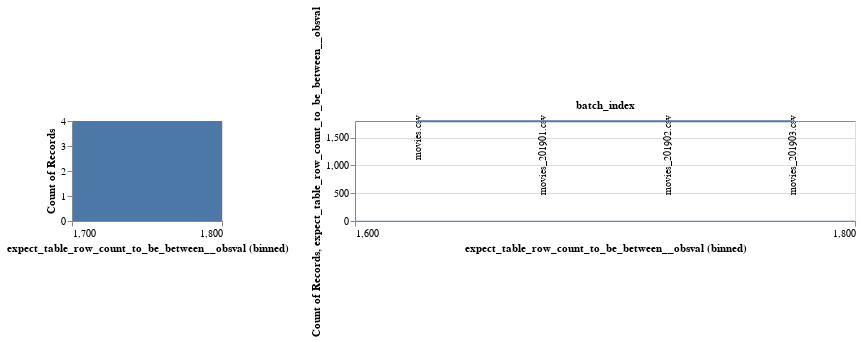

The notebook cell saved with this chart:
### Code cell
def create_plots(metrics_df, col):
    bars = alt.Chart(metrics_df).mark_bar().encode(
        alt.X(col, bin=True),
        y='count()',
    )
    
    lines = alt.Chart(metrics_df).mark_line().encode(
        x='batch_index',
        y=col,
    )

    # text = lines.mark_text(align='left', dx=5, dy=-5).encode(
    #     text=alt.condition(nearest, 'y:Q', alt.value(' '))
    # )

    layer = alt.layer(
        bars, lines
    ).properties(
        width=500,
        height=100
    )


    chart2 = alt.Chart(metrics_df).mark_bar().encode(
        y='count()',
        x=alt.Y(col+':Q', bin=alt.Bin(maxbins=30)),
    #     color='species:N'
    ).properties(
        height=100,
        width=150
    )

    return( chart2 | layer )
#     return layer
#     display(chart2 | layer)
create_plots(metrics_df, "expect_table_row_count_to_be_between__obsval")

### Figure 1 — Vega-Lite specification as saved in the notebook (floating-point values rounded to 4 significant figures)
{"$schema": "https://vega.github.io/schema/vega-lite/v3.3.0.json", "config": {"mark": {"tooltip": null}, "view": {"height": 300, "width": 400}}, "data": {"name": "data-e36f6e7ad1605cc7fc7208cb295caee7"}, "datasets": {"data-e36f6e7ad1605cc7fc7208cb295caee7": [{"batch_index": "movies.csv", "binary__expect_column_proportion_of_unique_values_to_be_between__obsval": 0.001115, "binary__expect_column_unique_value_count_to_be_between__obsval": 2, "binary__expect_column_values_to_be_in_set__unexp": 1, "budget_2013$__expect_column_max_to_be_between__obsval": 461435929, "budget_2013$__expect_column_mean_to_be_between__obsval": 55460000.0, "budget_2013$__expect_column_median_to_be_between__obsval": 36995786, "budget_2013$__expect_column_min_to_be_between__obsval": 8632, "budget_2013$__expect_column_proportion_of_unique_values_to_be_between__obsval": 0.6622, "budget_2013$__expect_column_stdev_to_be_between__obsval": 54920000.0, "budget_2013$__expect_column_unique_value_count_to_be_between__obsval": 1188, "budget_2013$__expect_column_values_to_be_in_set__unexp": 1, "budget__expect_column_max_to_be_between__obsval": 425000000, "budget__expect_column_mean_to_be_between__obsval": 44830000.0, "budget__expect_column_median_to_be_between__obsval": 28000000, "budget__expect_column_min_to_be_between__obsval": 7000, "budget__expect_column_proportion_of_unique_values_to_be_between__obsval": 0.1516, "budget__expect_column_stdev_to_be_between__obsval": 48190000.0, "budget__expect_column_unique_value_count_to_be_between__obsval": 272, "budget__expect_column_values_to_be_in_set__unexp": 1, "clean_test__expect_column_proportion_of_unique_values_to_be_between__obsval": 0.002787, "clean_test__expect_column_unique_value_count_to_be_between__obsval": 5, "clean_test__expect_column_values_to_be_in_set__unexp": 1, "code__expect_column_proportion_of_unique_values_to_be_between__obsval": 0.04738, "code__expect_column_unique_value_count_to_be_between__obsval": 85, "code__expect_column_values_to_be_in_set__unexp": 1, "decade code__expect_column_proportion_of_unique_values_to_be_between__obsval": 0.001858, "decade code__expect_column_unique_value_count_to_be_between__obsval": 3, "decade code__expect_column_values_to_be_in_set__unexp": 0.9002, "decade code__expect_column_values_to_not_be_null__unexp": 0.09978, "domgross_2013$__expect_column_max_to_be_between__obsval": 1771682790, "domgross_2013$__expect_column_mean_to_be_between__obsval": 95170000.0, "domgross_2013$__expect_column_median_to_be_between__obsval": 55990000.0, "domgross_2013$__expect_column_min_to_be_between__obsval": 899, "domgross_2013$__expect_column_proportion_of_unique_values_to_be_between__obsval": 0.9994, "domgross_2013$__expect_column_unique_value_count_to_be_between__obsval": 1775, "domgross_2013$__expect_column_values_to_be_in_set__unexp": 0.99, "domgross_2013$__expect_column_values_to_not_be_null__unexp": 0.01003, "domgross__expect_column_max_to_be_between__obsval": 760507625, "domgross__expect_column_mean_to_be_between__obsval": 69130000.0, "domgross__expect_column_median_to_be_between__obsval": 42194060, "domgross__expect_column_proportion_of_unique_values_to_be_between__obsval": 0.9848, "domgross__expect_column_unique_value_count_to_be_between__obsval": 1750, "domgross__expect_column_values_to_be_in_set__unexp": 0.9905, "domgross__expect_column_values_to_not_be_null__unexp": 0.009476, "expect_table_row_count_to_be_between__obsval": 1794, "imdb__expect_column_proportion_of_unique_values_to_be_between__obsval": 1, "imdb__expect_column_unique_value_count_to_be_between__obsval": 1794, "imdb__expect_column_values_to_be_in_set__unexp": 1, "intgross_2013$__expect_column_max_to_be_between__obsval": 3171930973, "intgross_2013$__expect_column_mean_to_be_between__obsval": 197800000.0, "intgross_2013$__expect_column_median_to_be_between__obsval": 96239640, "intgross_2013$__expect_column_min_to_be_between__obsval": 899, "intgross_2013$__expect_column_proportion_of_unique_values_to_be_between__obsval": 0.9994, "intgross_2013$__expect_column_unique_value_count_to_be_between__obsval": 1782, "intgross_2013$__expect_column_values_to_be_in_set__unexp": 0.9939, "intgross_2013$__expect_column_values_to_not_be_null__unexp": 0.006132, "intgross__expect_column_max_to_be_between__obsval": 2783918982, "intgross__expect_column_mean_to_be_between__obsval": 150400000.0, "intgross__expect_column_median_to_be_between__obsval": 76482461, "intgross__expect_column_min_to_be_between__obsval": 828, "intgross__expect_column_proportion_of_unique_values_to_be_between__obsval": 0.9849, "intgross__expect_column_unique_value_count_to_be_between__obsval": 1756, "intgross__expect_column_values_to_be_in_set__unexp": 0.9939, "intgross__expect_column_values_to_not_be_null__unexp": 0.006132, "period code__expect_column_proportion_of_unique_values_to_be_between__obsval": 0.003096, "period code__expect_column_unique_value_count_to_be_between__obsval": 5, "period code__expect_column_values_to_be_in_set__unexp": 0.9002, "period code__expect_column_values_to_not_be_null__unexp": 0.09978, "test__expect_column_proportion_of_unique_values_to_be_between__obsval": 0.005574, "test__expect_column_unique_value_count_to_be_between__obsval": 10, "test__expect_column_values_to_be_in_set__unexp": 1, "title__expect_column_proportion_of_unique_values_to_be_between__obsval": 0.9855, "title__expect_column_unique_value_count_to_be_between__obsval": 1768, "title__expect_column_values_to_be_in_set__unexp": 1, "year__expect_column_max_to_be_between__obsval": 2013, "year__expect_column_mean_to_be_between__obsval": 2003.0, "year__expect_column_median_to_be_between__obsval": 2005, "year__expect_column_min_to_be_between__obsval": 1970, "year__expect_column_proportion_of_unique_values_to_be_between__obsval": 0.02453, "year__expect_column_stdev_to_be_between__obsval": 8.98, "year__expect_column_unique_value_count_to_be_between__obsval": 44, "year__expect_column_values_to_be_in_set__unexp": 1}, {"batch_index": "movies_201901.csv", "binary__expect_column_proportion_of_unique_values_to_be_between__obsval": 0.001115, "binary__expect_column_unique_value_count_to_be_between__obsval": 2, "binary__expect_column_values_to_be_in_set__unexp": 1, "budget_2013$__expect_column_max_to_be_between__obsval": 461435929, "budget_2013$__expect_column_mean_to_be_between__obsval": 55460000.0, "budget_2013$__expect_column_median_to_be_between__obsval": 36995786, "budget_2013$__expect_column_min_to_be_between__obsval": 8632, "budget_2013$__expect_column_proportion_of_unique_values_to_be_between__obsval": 0.6622, "budget_2013$__expect_column_stdev_to_be_between__obsval": 54920000.0, "budget_2013$__expect_column_unique_value_count_to_be_between__obsval": 1188, "budget_2013$__expect_column_values_to_be_in_set__unexp": 1, "budget__expect_column_max_to_be_between__obsval": 425000000, "budget__expect_column_mean_to_be_between__obsval": 44830000.0, "budget__expect_column_median_to_be_between__obsval": 28000000, "budget__expect_column_min_to_be_between__obsval": 7000, "budget__expect_column_proportion_of_unique_values_to_be_between__obsval": 0.1516, "budget__expect_column_stdev_to_be_between__obsval": 48190000.0, "budget__expect_column_unique_value_count_to_be_between__obsval": 272, "budget__expect_column_values_to_be_in_set__unexp": 1, "clean_test__expect_column_proportion_of_unique_values_to_be_between__obsval": 0.002787, "clean_test__expect_column_unique_value_count_to_be_between__obsval": 5, "clean_test__expect_column_values_to_be_in_set__unexp": 1, "code__expect_column_proportion_of_unique_values_to_be_between__obsval": 0.04738, "code__expect_column_unique_value_count_to_be_between__obsval": 85, "code__expect_column_values_to_be_in_set__unexp": 1, "decade code__expect_column_proportion_of_unique_values_to_be_between__obsval": 0.001858, "decade code__expect_column_unique_value_count_to_be_between__obsval": 3, "decade code__expect_column_values_to_be_in_set__unexp": 0.9002, "decade code__expect_column_values_to_not_be_null__unexp": 0.09978, "domgross_2013$__expect_column_max_to_be_between__obsval": 1771682790, "domgross_2013$__expect_column_mean_to_be_between__obsval": 95170000.0, "domgross_2013$__expect_column_median_to_be_between__obsval": 55990000.0, "domgross_2013$__expect_column_min_to_be_between__obsval": 899, "domgross_2013$__expect_column_proportion_of_unique_values_to_be_between__obsval": 0.9994, "domgross_2013$__expect_column_unique_value_count_to_be_between__obsval": 1775, "domgross_2013$__expect_column_values_to_be_in_set__unexp": 0.99, "domgross_2013$__expect_column_values_to_not_be_null__unexp": 0.01003, "domgross__expect_column_max_to_be_between__obsval": 760507625, "domgross__expect_column_mean_to_be_between__obsval": 69130000.0, "domgross__expect_column_median_to_be_between__obsval": 42194060, "domgross__expect_column_proportion_of_unique_values_to_be_between__obsval": 0.9848, "domgross__expect_column_unique_value_count_to_be_between__obsval": 1750, "domgross__expect_column_values_to_be_in_set__unexp": 0.9905, "domgross__expect_column_values_to_not_be_null__unexp": 0.009476, "expect_table_row_count_to_be_between__obsval": 1794, "imdb__expect_column_proportion_of_unique_values_to_be_between__obsval": 1, "imdb__expect_column_unique_value_count_to_be_between__obsval": 1794, "imdb__expect_column_values_to_be_in_set__unexp": 1, "intgross_2013$__expect_column_max_to_be_between__obsval": 3171930973, "intgross_2013$__expect_column_mean_to_be_between__obsval": 197800000.0, "intgross_2013$__expect_column_median_to_be_between__obsval": 96239640, "intgross_2013$__expect_column_min_to_be_between__obsval": 899, "intgross_2013$__expect_column_proportion_of_unique_values_to_be_between__obsval": 0.9994, "intgross_2013$__expect_column_unique_value_count_to_be_between__obsval": 1782, "intgross_2013$__expect_column_values_to_be_in_set__unexp": 0.9939, "intgross_2013$__expect_column_values_to_not_be_null__unexp": 0.006132, "intgross__expect_column_max_to_be_between__obsval": 2783918982, "intgross__expect_column_mean_to_be_between__obsval": 150400000.0, "intgross__expect_column_median_to_be_between__obsval": 76482461, "intgross__expect_column_min_to_be_between__obsval": 828, "intgross__expect_column_proportion_of_unique_values_to_be_between__obsval": 0.9849, "intgross__expect_column_unique_value_count_to_be_between__obsval": 1756, "intgross__expect_column_values_to_be_in_set__unexp": 0.9939, "intgross__expect_column_values_to_not_be_null__unexp": 0.006132, "period code__expect_column_proportion_of_unique_values_to_be_between__obsval": 0.003096, "period code__expect_column_unique_value_count_to_be_between__obsval": 5, "period code__expect_column_values_to_be_in_set__unexp": 0.9002, "period code__expect_column_values_to_not_be_null__unexp": 0.09978, "test__expect_column_proportion_of_unique_values_to_be_between__obsval": 0.005574, "test__expect_column_unique_value_count_to_be_between__obsval": 10, "test__expect_column_values_to_be_in_set__unexp": 1, "title__expect_column_proportion_of_unique_values_to_be_between__obsval": 0.9855, "title__expect_column_unique_value_count_to_be_between__obsval": 1768, "title__expect_column_values_to_be_in_set__unexp": 1, "year__expect_column_max_to_be_between__obsval": 2013, "year__expect_column_mean_to_be_between__obsval": 2003.0, "year__expect_column_median_to_be_between__obsval": 2005, "year__expect_column_min_to_be_between__obsval": 1970, "year__expect_column_proportion_of_unique_values_to_be_between__obsval": 0.02453, "year__expect_column_stdev_to_be_between__obsval": 8.98, "year__expect_column_unique_value_count_to_be_between__obsval": 44, "year__expect_column_values_to_be_in_set__unexp": 1}, {"batch_index": "movies_201902.csv", "binary__expect_column_proportion_of_unique_values_to_be_between__obsval": 0.001115, "binary__expect_column_unique_value_count_to_be_between__obsval": 2, "binary__expect_column_values_to_be_in_set__unexp": 1, "budget_2013$__expect_column_max_to_be_between__obsval": 461435929, "budget_2013$__expect_column_mean_to_be_between__obsval": 55460000.0, "budget_2013$__expect_column_median_to_be_between__obsval": 36995786, "budget_2013$__expect_column_min_to_be_between__obsval": 8632, "budget_2013$__expect_column_proportion_of_unique_values_to_be_between__obsval": 0.6622, "budget_2013$__expect_column_stdev_to_be_between__obsval": 54920000.0, "budget_2013$__expect_column_unique_value_count_to_be_between__obsval": 1188, "budget_2013$__expect_column_values_to_be_in_set__unexp": 1, "budget__expect_column_max_to_be_between__obsval": 425000000, "budget__expect_column_mean_to_be_between__obsval": 44830000.0, "budget__expect_column_median_to_be_between__obsval": 28000000, "budget__expect_column_min_to_be_between__obsval": 7000, "budget__expect_column_proportion_of_unique_values_to_be_between__obsval": 0.1516, "budget__expect_column_stdev_to_be_between__obsval": 48190000.0, "budget__expect_column_unique_value_count_to_be_between__obsval": 272, "budget__expect_column_values_to_be_in_set__unexp": 1, "clean_test__expect_column_proportion_of_unique_values_to_be_between__obsval": 0.002787, "clean_test__expect_column_unique_value_count_to_be_between__obsval": 5, "clean_test__expect_column_values_to_be_in_set__unexp": 1, "code__expect_column_proportion_of_unique_values_to_be_between__obsval": 0.04738, "code__expect_column_unique_value_count_to_be_between__obsval": 85, "code__expect_column_values_to_be_in_set__unexp": 1, "decade code__expect_column_proportion_of_unique_values_to_be_between__obsval": 0.001858, "decade code__expect_column_unique_value_count_to_be_between__obsval": 3, "decade code__expect_column_values_to_be_in_set__unexp": 0.9002, "decade code__expect_column_values_to_not_be_null__unexp": 0.09978, "domgross_2013$__expect_column_max_to_be_between__obsval": 1771682790, "domgross_2013$__expect_column_mean_to_be_between__obsval": 95170000.0, "domgross_2013$__expect_column_median_to_be_between__obsval": 55990000.0, "domgross_2013$__expect_column_min_to_be_between__obsval": 899, "domgross_2013$__expect_column_proportion_of_unique_values_to_be_between__obsval": 0.9994, "domgross_2013$__expect_column_unique_value_count_to_be_between__obsval": 1775, "domgross_2013$__expect_column_values_to_be_in_set__unexp": 0.99, "domgross_2013$__expect_column_values_to_not_be_null__unexp": 0.01003, "domgross__expect_column_max_to_be_between__obsval": 760507625, "domgross__expect_column_mean_to_be_between__obsval": 69130000.0, "domgross__expect_column_median_to_be_between__obsval": 42194060, "domgross__expect_column_proportion_of_unique_values_to_be_between__obsval": 0.9848, "domgross__expect_column_unique_value_count_to_be_between__obsval": 1750, "domgross__expect_column_values_to_be_in_set__unexp": 0.9905, "domgross__expect_column_values_to_not_be_null__unexp": 0.009476, "expect_table_row_count_to_be_between__obsval": 1794, "imdb__expect_column_proportion_of_unique_values_to_be_between__obsval": 1, "imdb__expect_column_unique_value_count_to_be_between__obsval": 1794, "imdb__expect_column_values_to_be_in_set__unexp": 1, "intgross_2013$__expect_column_max_to_be_between__obsval": 3171930973, "intgross_2013$__expect_column_mean_to_be_between__obsval": 197800000.0, "intgross_2013$__expect_column_median_to_be_between__obsval": 96239640, "intgross_2013$__expect_column_min_to_be_between__obsval": 899, "intgross_2013$__expect_column_proportion_of_unique_values_to_be_between__obsval": 0.9994, "intgross_2013$__expect_column_unique_value_count_to_be_between__obsval": 1782, "intgross_2013$__expect_column_values_to_be_in_set__unexp": 0.9939, "intgross_2013$__expect_column_values_to_not_be_null__unexp": 0.006132, "intgross__expect_column_max_to_be_between__obsval": 2783918982, "intgross__expect_column_mean_to_be_between__obsval": 150400000.0, "intgross__expect_column_median_to_be_between__obsval": 76482461, "intgross__expect_column_min_to_be_between__obsval": 828, "intgross__expect_column_proportion_of_unique_values_to_be_between__obsval": 0.9849, "intgross__expect_column_unique_value_count_to_be_between__obsval": 1756, "intgross__expect_column_values_to_be_in_set__unexp": 0.9939, "intgross__expect_column_values_to_not_be_null__unexp": 0.006132, "period code__expect_column_proportion_of_unique_values_to_be_between__obsval": 0.003096, "period code__expect_column_unique_value_count_to_be_between__obsval": 5, "period code__expect_column_values_to_be_in_set__unexp": 0.9002, "period code__expect_column_values_to_not_be_null__unexp": 0.09978, "test__expect_column_proportion_of_unique_values_to_be_between__obsval": 0.005574, "test__expect_column_unique_value_count_to_be_between__obsval": 10, "test__expect_column_values_to_be_in_set__unexp": 1, "title__expect_column_proportion_of_unique_values_to_be_between__obsval": 0.9855, "title__expect_column_unique_value_count_to_be_between__obsval": 1768, "title__expect_column_values_to_be_in_set__unexp": 1, "year__expect_column_max_to_be_between__obsval": 2013, "year__expect_column_mean_to_be_between__obsval": 2003.0, "year__expect_column_median_to_be_between__obsval": 2005, "year__expect_column_min_to_be_between__obsval": 1970, "year__expect_column_proportion_of_unique_values_to_be_between__obsval": 0.02453, "year__expect_column_stdev_to_be_between__obsval": 8.98, "year__expect_column_unique_value_count_to_be_between__obsval": 44, "year__expect_column_values_to_be_in_set__unexp": 1}, {"batch_index": "movies_201903.csv", "binary__expect_column_proportion_of_unique_values_to_be_between__obsval": 0.001115, "binary__expect_column_unique_value_count_to_be_between__obsval": 2, "binary__expect_column_values_to_be_in_set__unexp": 1, "budget_2013$__expect_column_max_to_be_between__obsval": 461435929, "budget_2013$__expect_column_mean_to_be_between__obsval": 55460000.0, "budget_2013$__expect_column_median_to_be_between__obsval": 36995786, "budget_2013$__expect_column_min_to_be_between__obsval": 8632, "budget_2013$__expect_column_proportion_of_unique_values_to_be_between__obsval": 0.6622, "budget_2013$__expect_column_stdev_to_be_between__obsval": 54920000.0, "budget_2013$__expect_column_unique_value_count_to_be_between__obsval": 1188, "budget_2013$__expect_column_values_to_be_in_set__unexp": 1, "budget__expect_column_max_to_be_between__obsval": 425000000, "budget__expect_column_mean_to_be_between__obsval": 44830000.0, "budget__expect_column_median_to_be_between__obsval": 28000000, "budget__expect_column_min_to_be_between__obsval": 7000, "budget__expect_column_proportion_of_unique_values_to_be_between__obsval": 0.1516, "budget__expect_column_stdev_to_be_between__obsval": 48190000.0, "budget__expect_column_unique_value_count_to_be_between__obsval": 272, "budget__expect_column_values_to_be_in_set__unexp": 1, "clean_test__expect_column_proportion_of_unique_values_to_be_between__obsval": 0.002787, "clean_test__expect_column_unique_value_count_to_be_between__obsval": 5, "clean_test__expect_column_values_to_be_in_set__unexp": 1, "code__expect_column_proportion_of_unique_values_to_be_between__obsval": 0.04738, "code__expect_column_unique_value_count_to_be_between__obsval": 85, "code__expect_column_values_to_be_in_set__unexp": 1, "decade code__expect_column_proportion_of_unique_values_to_be_between__obsval": 0.001858, "decade code__expect_column_unique_value_count_to_be_between__obsval": 3, "decade code__expect_column_values_to_be_in_set__unexp": 0.9002, "decade code__expect_column_values_to_not_be_null__unexp": 0.09978, "domgross_2013$__expect_column_max_to_be_between__obsval": 1771682790, "domgross_2013$__expect_column_mean_to_be_between__obsval": 95170000.0, "domgross_2013$__expect_column_median_to_be_between__obsval": 55990000.0, "domgross_2013$__expect_column_min_to_be_between__obsval": 899, "domgross_2013$__expect_column_proportion_of_unique_values_to_be_between__obsval": 0.9994, "domgross_2013$__expect_column_unique_value_count_to_be_between__obsval": 1775, "domgross_2013$__expect_column_values_to_be_in_set__unexp": 0.99, "domgross_2013$__expect_column_values_to_not_be_null__unexp": 0.01003, "domgross__expect_column_max_to_be_between__obsval": 760507625, "domgross__expect_column_mean_to_be_between__obsval": 69130000.0, "domgross__expect_column_median_to_be_between__obsval": 42194060, "domgross__expect_column_proportion_of_unique_values_to_be_between__obsval": 0.9848, "domgross__expect_column_unique_value_count_to_be_between__obsval": 1750, "domgross__expect_column_values_to_be_in_set__unexp": 0.9905, "domgross__expect_column_values_to_not_be_null__unexp": 0.009476, "expect_table_row_count_to_be_between__obsval": 1794, "imdb__expect_column_proportion_of_unique_values_to_be_between__obsval": 1, "imdb__expect_column_unique_value_count_to_be_between__obsval": 1794, "imdb__expect_column_values_to_be_in_set__unexp": 1, "intgross_2013$__expect_column_max_to_be_between__obsval": 3171930973, "intgross_2013$__expect_column_mean_to_be_between__obsval": 197800000.0, "intgross_2013$__expect_column_median_to_be_between__obsval": 96239640, "intgross_2013$__expect_column_min_to_be_between__obsval": 899, "intgross_2013$__expect_column_proportion_of_unique_values_to_be_between__obsval": 0.9994, "intgross_2013$__expect_column_unique_value_count_to_be_between__obsval": 1782, "intgross_2013$__expect_column_values_to_be_in_set__unexp": 0.9939, "intgross_2013$__expect_column_values_to_not_be_null__unexp": 0.006132, "intgross__expect_column_max_to_be_between__obsval": 2783918982, "intgross__expect_column_mean_to_be_between__obsval": 150400000.0, "intgross__expect_column_median_to_be_between__obsval": 76482461, "intgross__expect_column_min_to_be_between__obsval": 828, "intgross__expect_column_proportion_of_unique_values_to_be_between__obsval": 0.9849, "intgross__expect_column_unique_value_count_to_be_between__obsval": 1756, "intgross__expect_column_values_to_be_in_set__unexp": 0.9939, "intgross__expect_column_values_to_not_be_null__unexp": 0.006132, "period code__expect_column_proportion_of_unique_values_to_be_between__obsval": 0.003096, "period code__expect_column_unique_value_count_to_be_between__obsval": 5, "period code__expect_column_values_to_be_in_set__unexp": 0.9002, "period code__expect_column_values_to_not_be_null__unexp": 0.09978, "test__expect_column_proportion_of_unique_values_to_be_between__obsval": 0.005574, "test__expect_column_unique_value_count_to_be_between__obsval": 10, "test__expect_column_values_to_be_in_set__unexp": 1, "title__expect_column_proportion_of_unique_values_to_be_between__obsval": 0.9855, "title__expect_column_unique_value_count_to_be_between__obsval": 1768, "title__expect_column_values_to_be_in_set__unexp": 1, "year__expect_column_max_to_be_between__obsval": 2013, "year__expect_column_mean_to_be_between__obsval": 2003.0, "year__expect_column_median_to_be_between__obsval": 2005, "year__expect_column_min_to_be_between__obsval": 1970, "year__expect_column_proportion_of_unique_values_to_be_between__obsval": 0.02453, "year__expect_column_stdev_to_be_between__obsval": 8.98, "year__expect_column_unique_value_count_to_be_between__obsval": 44, "year__expect_column_values_to_be_in_set__unexp": 1}]}, "hconcat": [{"encoding": {"x": {"bin": {"maxbins": 30}, "field": "expect_table_row_count_to_be_between__obsval", "type": "quantitative"}, "y": {"aggregate": "count", "type": "quantitative"}}, "height": 100, "mark": "bar", "width": 150}, {"height": 100, "layer": [{"encoding": {"x": {"bin": true, "field": "expect_table_row_count_to_be_between__obsval", "type": "quantitative"}, "y": {"aggregate": "count", "type": "quantitative"}}, "mark": "bar"}, {"encoding": {"x": {"field": "batch_index", "type": "nominal"}, "y": {"field": "expect_table_row_count_to_be_between__obsval", "type": "quantitative"}}, "mark": "line"}], "width": 500}]}
